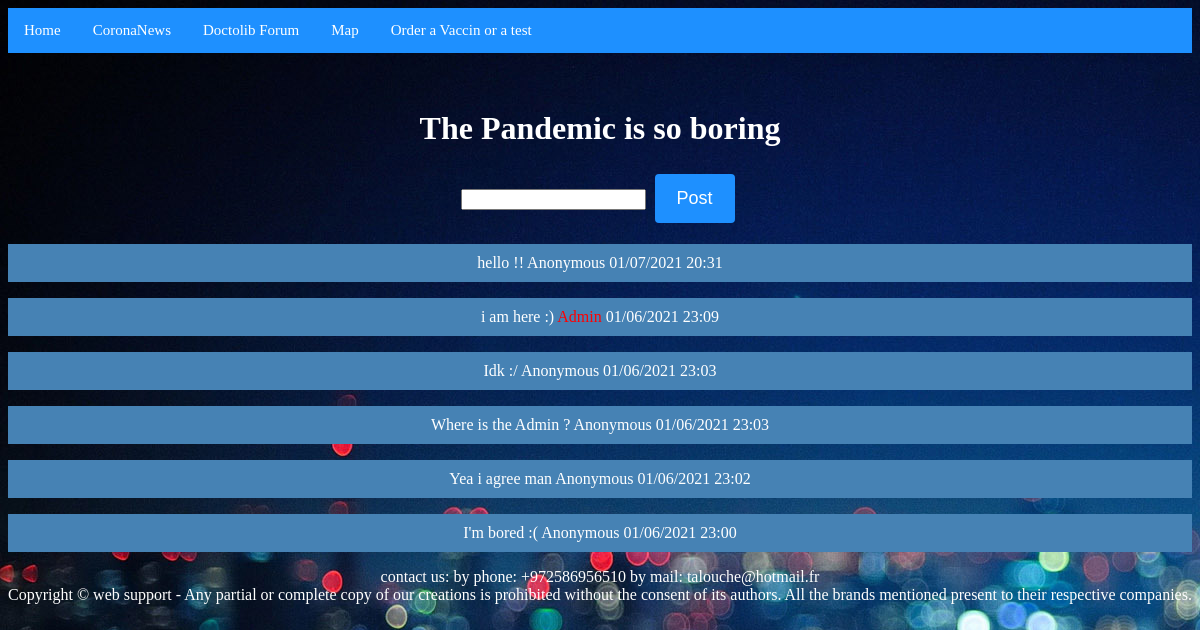
The app's page /doctolib_forum_page.php?topic=The Pandemic is so boring with its own data.
### tables this page shows
CREATE TABLE `doctolib_forum` (
  `ID` int(11) NOT NULL,
  `message` text NOT NULL,
  `date` int(11) NOT NULL,
  `topic` varchar(255) NOT NULL,
  `author` varchar(255) NOT NULL
);

### doctolib_forum_page.php (the view, shortened to what this page needs)
<!DOCTYPE html>
<html lang="en" dir="ltr">
  <head>
  </head>
  <body>
    <?php
      require_once 'header.php';
      ?>
      <h1><?php echo $_GET['topic']; ?></h1>
      <form method="post">
        <input type="text" name="message" required>
        <input type="submit" name="form_doctolib" id="form_doctolib" value="Post">
      </form>
      <?php
      $q= $db->prepare("SELECT * FROM doctolib_forum WHERE topic = :topic ORDER BY ID DESC");
      $q->execute(['topic' => $_GET['topic']]);
      $result=$q->fetchall();
      foreach ($result as $res) {
        if($res['author'] == 'Admin'){
        ?>
        <div>
          <p id="doctolib_forum_admin" class="doctolib_forum_admin">
            <span id="message_admin" class="message_admin"><?php echo $res['message']; ?></span>
            <span id="author_admin" class="author_admin"><?php echo $res['author']; ?></span>
            <span id="date_admin" class="date_admin"><?php echo date('m/d/Y H:i', $res['date']); ?></span>
          </p>
        </div>
        <?php
      } else {
        ?>
        <div>
          <p id="doctolib_forum" class="doctolib_forum">
            <span id="message" class="message"><?php echo $res['message']; ?></span>
            <span id="author" class="author"><?php echo $res['author']; ?></span>
            <span id="date" class="date"><?php echo date('m/d/Y H:i', $res['date']); ?></span>
          </p>
        </div>
        <?php
      }
      }
       ?>
       <?php
         require_once 'footer.php';
         ?>
  </body>
</html>

### doctolib_forum_page.php (style rules this page uses)
body { background-color: #364061; text-align: center; }
h1 { color:white; }
#message { color: white; }
#date { color: white; }
#form_doctolib { display: inline-block; border-radius: 4px; background-color: #1E90FF; border: none; color: #FFFFFF; text-align: center; font-size: 18px; padding: 14px; width: 80px; transition: all 0.5s; cursor: pointer; margin: 5px; }
#doctolib_forum_doc,#doctolib_forum_admin,#doctolib_forum { border-width: 10px; border-style: solid; border-color: #4682B4; background-color: #4682B4; color: white; }
#author_admin { color: red; }

### header.php (style rules this page uses)
body { background-image: url("wallpaper4.jpg"); }

### records on screen
doctolib_forum: message "hello !!", author "Anonymous", date "01/07/2021 20:31"
doctolib_forum: message "i am here :)", author "Admin", date "01/06/2021 23:09"
doctolib_forum: message "Idk :/", author "Anonymous", date "01/06/2021 23:03"
doctolib_forum: message "Where is the Admin ?", author "Anonymous", date "01/06/2021 23:03"
doctolib_forum: message "Yea i agree man", author "Anonymous", date "01/06/2021 23:02"
doctolib_forum: message "I'm bored :(", author "Anonymous", date "01/06/2021 23:00"

### other values on screen
$_GET['topic'] "The Pandemic is so boring"
